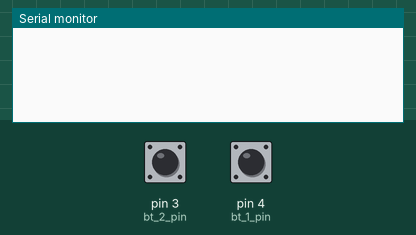
Simulated run of this sketch. Board: Arduino Uno, built with avr-gcc and run on an emulated ATmega328P. Parts: the last lines printed to the serial monitor. Inputs (shaded band) come from the test bench; at power-on: pin 3 (bt_2_pin) HIGH, pin 4 (bt_1_pin) HIGH.

Above: at 1.2 s.
1.3 s: pin 3 (bt_2_pin) pulled LOW for 0.15 s
At 1.9 s:
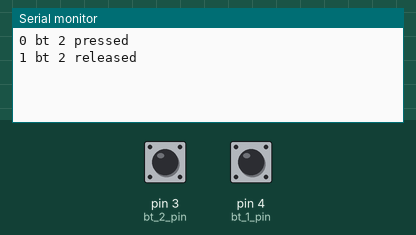
2.9 s: pin 4 (bt_1_pin) pulled LOW for 0.15 s
At 3.03 s:
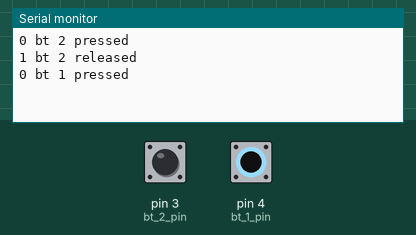
4.5 s: pin 3 (bt_2_pin) pulled LOW for 1 s
At 6.7 s:
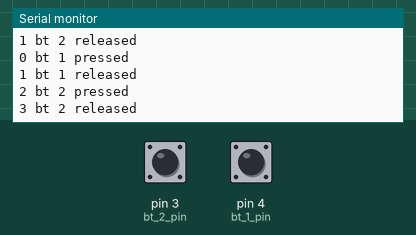
7.0 s: pin 4 (bt_1_pin) pulled LOW for 1 s
At 8.7 s:
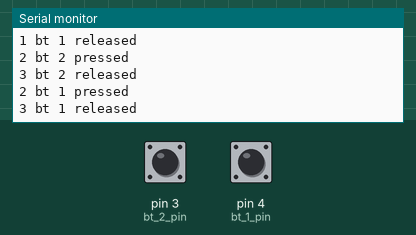

Measured:
- after the input at 1.3 s, the serial monitor: prints a new line at once (image 1)
- after the input at 2.9 s, the serial monitor: prints a new line at once (image 2)
- after the input at 4.5 s, the serial monitor: prints a new line at once (image 3)
- after the input at 7.0 s, the serial monitor: prints a new line at once (image 4)

The sketch:

020_EEPROM_Save_String.ino
```cpp
#include <EEPROM.h>
// https://www.youtube.com/watch?v=u4sghilWFWk

int bt_1_pin = 4;
int bt_1_state;
int bt_1_last_state = 1;

int bt_2_pin = 3;
int bt_2_state;
int bt_2_last_state = 1;

int virtual_bt_state;
int virtual_bt_last_state = 1;

void setup() {
  Serial.begin(9600);
  //writeStringIntoEEPROM(1, "Hello Arduino!");
  //delay(1000);
  //Serial.println(readStringFromEEPROM(1));

  pinMode(bt_1_pin, INPUT_PULLUP);
  pinMode(bt_2_pin, INPUT_PULLUP);
}

void loop() {
  bt_1_debounce(); // beata counter
  bt_2_debounce(); // reset eeprom

}
```

buttons_debounce.ino
```cpp
int bt_1_counter;
int bt_2_counter;

void bt_1_debounce()
{
  bt_1_state = digitalRead(bt_1_pin);
  if (bt_1_state == 1 && bt_1_last_state == 0)
  {
    Serial.print(bt_1_counter++);
    Serial.println(" bt 1 released");
    //Serial.println(readStringFromEEPROM(1));
  }
  if (bt_1_state == 0 && bt_1_last_state == 1)
  {
    Serial.print(bt_1_counter++);
    Serial.println(" bt 1 pressed");
  }
  bt_1_last_state = bt_1_state;
}

void bt_2_debounce()
{
  bt_2_state = digitalRead(bt_2_pin);
  if (bt_2_state == 1 && bt_2_last_state == 0)
  {
    Serial.print(bt_2_counter++);
    Serial.println(" bt 2 released");
    //resetEEPROM();
    //writeStringIntoEEPROM(1, "Hello Arduino!");
  }
  if (bt_2_state == 0 && bt_2_last_state == 1)
  {
    Serial.print(bt_2_counter++);
    Serial.println(" bt 2 pressed");

  }
  bt_2_last_state = bt_2_state;
}
```

eeprom_functions.ino
```cpp
void writeStringIntoEEPROM(int address, String str)
{
  byte len = str.length();
  // 1st address records the length of the string
  EEPROM.write(address, len);
  // the next address records the entire string
  for (int i = 0; i < len; i++)
  {
    Serial.print(address + 1 + i);
    Serial.print(" ");
    Serial.println(str[i]);
    EEPROM.write(address + 1 + i, str[i]);
  }
}

String readStringFromEEPROM(int address)
{
  int len = EEPROM.read(address);
  char data[len + 1];

  for (int i = 0; i < len; i++)
  {
    data[i] = EEPROM.read(address + 1 + i);
  }
  data[len] = '\0';

  return String(data);
}

void resetEEPROM()
{
  Serial.println("resetEEPROM");
  for (int i = 0; i < 255; i++)
    EEPROM.write(i, 0);
  delay(1000);
  readStringFromEEPROM(1);
}
```
